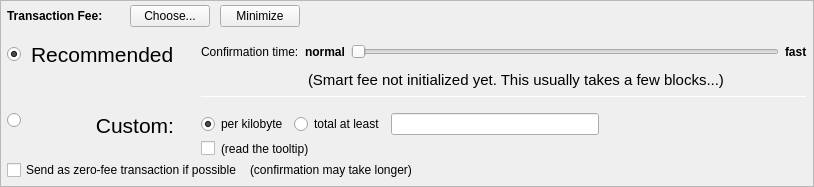
         <widget class="QFrame" name="frameFee">
          <property name="sizePolicy">
           <sizepolicy hsizetype="Expanding" vsizetype="Expanding">
            <horstretch>0</horstretch>
            <verstretch>0</verstretch>
           </sizepolicy>
          </property>
          <property name="maximumSize">
           <size>
            <width>16777215</width>
            <height>16777215</height>
           </size>
          </property>
          <property name="frameShape">
           <enum>QFrame::StyledPanel</enum>
          </property>
          <property name="frameShadow">
           <enum>QFrame::Sunken</enum>
          </property>
          <layout class="QVBoxLayout" name="verticalLayoutFee1">
           <property name="spacing">
            <number>0</number>
           </property>
           <property name="leftMargin">
            <number>0</number>
           </property>
           <property name="topMargin">
            <number>0</number>
           </property>
           <property name="rightMargin">
            <number>0</number>
           </property>
           <property name="bottomMargin">
            <number>0</number>
           </property>
           <item>
            <layout class="QVBoxLayout" name="verticalLayoutFee2" stretch="0,0,0">
             <property name="spacing">
              <number>0</number>
             </property>
             <property name="leftMargin">
              <number>6</number>
             </property>
             <property name="topMargin">
              <number>0</number>
             </property>
             <property name="rightMargin">
              <number>6</number>
             </property>
             <item>
              <layout class="QHBoxLayout" name="horizontalLayoutFee1">
               <property name="bottomMargin">
                <number>0</number>
               </property>
               <item>
                <layout class="QVBoxLayout" name="verticalLayoutFee7">
                 <property name="spacing">
                  <number>0</number>
                 </property>
                 <item>
                  <spacer name="verticalSpacerSmartFee">
                   <property name="orientation">
                    <enum>Qt::Vertical</enum>
                   </property>
                   <property name="sizeType">
                    <enum>QSizePolicy::Fixed</enum>
                   </property>
                   <property name="sizeHint" stdset="0">
                    <size>
                     <width>1</width>
                     <height>4</height>
                    </size>
                   </property>
                  </spacer>
                 </item>
                 <item>
                  <layout class="QHBoxLayout" name="horizontalLayoutSmartFee">
                   <property name="spacing">
                    <number>10</number>
                   </property>
                   <item>
                    <widget class="QLabel" name="labelFeeHeadline">
                     <property name="sizePolicy">
                      <sizepolicy hsizetype="Preferred" vsizetype="Maximum">
                       <horstretch>0</horstretch>
                       <verstretch>0</verstretch>
                      </sizepolicy>
                     </property>
                     <property name="font">
                      <font>
                       <weight>75</weight>
                       <bold>true</bold>
                      </font>
                     </property>
                     <property name="styleSheet">
                      <string notr="true">font-weight:bold;</string>
                     </property>
                     <property name="text">
                      <string>Transaction Fee:</string>
                     </property>
                    </widget>
                   </item>
                   <item>
                    <widget class="QLabel" name="labelFeeMinimized">
                     <property name="text">
                      <string/>
                     </property>
                    </widget>
                   </item>
                   <item>
                    <widget class="QPushButton" name="buttonChooseFee">
                     <property name="text">
                      <string>Choose...</string>
                     </property>
                    </widget>
                   </item>
                   <item>
                    <widget class="QPushButton" name="buttonMinimizeFee">
                     <property name="toolTip">
                      <string>collapse fee-settings</string>
                     </property>
                     <property name="text">
                      <string>Minimize</string>
                     </property>
                    </widget>
                   </item>
                  </layout>
                 </item>
                 <item>
                  <spacer name="verticalSpacer_5">
                   <property name="orientation">
                    <enum>Qt::Vertical</enum>
                   </property>
                   <property name="sizeHint" stdset="0">
                    <size>
                     <width>1</width>
                     <height>1</height>
                    </size>
                   </property>
                  </spacer>
                 </item>
                </layout>
               </item>
               <item>
                <spacer name="horizontalSpacer_4">
                 <property name="orientation">
                  <enum>Qt::Horizontal</enum>
                 </property>
                 <property name="sizeHint" stdset="0">
                  <size>
                   <width>40</width>
                   <height>20</height>
                  </size>
                 </property>
                </spacer>
               </item>
              </layout>
             </item>
             <item>
              <widget class="QFrame" name="frameFeeSelection">
               <layout class="QVBoxLayout" name="verticalLayoutFee12">
                <property name="spacing">
                 <number>0</number>
                </property>
                <property name="leftMargin">
                 <number>0</number>
                </property>
                <property name="topMargin">
                 <number>0</number>
                </property>
                <property name="rightMargin">
                 <number>0</number>
                </property>
                <property name="bottomMargin">
                 <number>0</number>
                </property>
                <item>
                 <layout class="QGridLayout" name="gridLayoutFee">
                  <property name="topMargin">
                   <number>10</number>
                  </property>
                  <property name="bottomMargin">
                   <number>4</number>
                  </property>
                  <property name="horizontalSpacing">
                   <number>10</number>
                  </property>
                  <property name="verticalSpacing">
                   <number>4</number>
                  </property>
                  <item row="2" column="0">
                   <layout class="QVBoxLayout" name="verticalLayoutFee4" stretch="0">
                    <item>
                     <spacer name="verticalSpacer_2">
                      <property name="orientation">
                       <enum>Qt::Vertical</enum>
                      </property>
                      <property name="sizeHint" stdset="0">
                       <size>
                        <width>1</width>
                        <height>1</height>
                       </size>
                      </property>
                     </spacer>
                    </item>
                   </layout>
                  </item>
                  <item row="3" column="0">
                   <layout class="QVBoxLayout" name="verticalLayoutFee9" stretch="0,1">
                    <item>
                     <widget class="QRadioButton" name="radioCustomFee">
                      <property name="text">
                       <string/>
                      </property>
                      <attribute name="buttonGroup">
                       <string notr="true">groupFee</string>
                      </attribute>
                     </widget>
                    </item>
                    <item>
                     <spacer name="verticalSpacer_6">
                      <property name="orientation">
                       <enum>Qt::Vertical</enum>
                      </property>
                      <property name="sizeHint" stdset="0">
                       <size>
                        <width>1</width>
                        <height>1</height>
                       </size>
                      </property>
                     </spacer>
                    </item>
                   </layout>
                  </item>
                  <item row="3" column="1">
                   <widget class="QLabel" name="labelCustomFee">
                    <property name="font">
                     <font>
                      <pointsize>16</pointsize>
                     </font>
                    </property>
                    <property name="text">
                     <string>Custom:</string>
                    </property>
                    <property name="alignment">
                     <set>Qt::AlignRight|Qt::AlignTop|Qt::AlignTrailing</set>
                    </property>
                   </widget>
                  </item>
                  <item row="3" column="4">
                   <layout class="QVBoxLayout" name="verticalLayoutFee8">
                    <property name="spacing">
                     <number>6</number>
                    </property>
                    <item>
                     <layout class="QHBoxLayout" name="horizontalLayoutFee13">
                      <item>
                       <widget class="QRadioButton" name="radioCustomPerKilobyte">
                        <property name="toolTip">
                         <string>If the custom fee is set to 1000 uBLVs and the transaction is only 250 bytes, then &quot;per kilobyte&quot; only pays 250 uBLVs in fee,&lt;br /&gt;while &quot;at least&quot; pays 1000 uBLVs. For transactions bigger than a kilobyte both pay by kilobyte.</string>
                        </property>
                        <property name="text">
                         <string>per kilobyte</string>
                        </property>
                        <property name="checked">
                         <bool>true</bool>
                        </property>
                        <attribute name="buttonGroup">
                         <string notr="true">groupCustomFee</string>
                        </attribute>
                       </widget>
                      </item>
                      <item>
                       <widget class="QRadioButton" name="radioCustomAtLeast">
                        <property name="toolTip">
                         <string>If the custom fee is set to 1000 uBLVs and the transaction is only 250 bytes, then &quot;per kilobyte&quot; only pays 250 uBLVs in fee,&lt;br /&gt;while &quot;total at least&quot; pays 1000 uBLVs. For transactions bigger than a kilobyte both pay by kilobyte.</string>
                        </property>
                        <property name="text">
                         <string>total at least</string>
                        </property>
                        <attribute name="buttonGroup">
                         <string notr="true">groupCustomFee</string>
                        </attribute>
                       </widget>
                      </item>
                      <item>
                       <widget class="BitcoinAmountField" name="customFee"/>
                      </item>
                      <item>
                       <spacer name="horizontalSpacer_6">
                        <property name="orientation">
                         <enum>Qt::Horizontal</enum>
                        </property>
                        <property name="sizeHint" stdset="0">
                         <size>
                          <width>1</width>
                          <height>1</height>
                         </size>
                        </property>
                       </spacer>
                      </item>
                     </layout>
                    </item>
                    <item>
                     <layout class="QHBoxLayout" name="horizontalLayoutFee8">
                      <item>
                       <widget class="QCheckBox" name="checkBoxMinimumFee">
                        <property name="toolTip">
                         <string>Paying only the minimum fee is just fine as long as there is less transaction volume than space in the blocks.&lt;br /&gt;But be aware that this can end up in a never confirming transaction once there is more demand for BitcoinLove transactions than the network can process.</string>
                        </property>
                        <property name="text">
                         <string/>
                        </property>
                       </widget>
                      </item>
                      <item>
                       <widget class="QLabel" name="labelMinFeeWarning">
                        <property name="enabled">
                         <bool>true</bool>
                        </property>
                        <property name="toolTip">
                         <string>Paying only the minimum fee is just fine as long as there is less transaction volume than space in the blocks.&lt;br /&gt;But be aware that this can end up in a never confirming transaction once there is more demand for BitcoinLove transactions than the network can process.</string>
                        </property>
                        <property name="text">
                         <string>(read the tooltip)</string>
                        </property>
                        <property name="margin">
                         <number>5</number>
                        </property>
                       </widget>
                      </item>
                      <item>
                       <spacer name="horizontalSpacer_2">
                        <property name="orientation">
                         <enum>Qt::Horizontal</enum>
                        </property>
                        <property name="sizeHint" stdset="0">
                         <size>
                          <width>1</width>
                          <height>1</height>
                         </size>
                        </property>
                       </spacer>
                      </item>
                     </layout>
                    </item>
                   </layout>
                  </item>
                  <item row="1" column="1">
                   <widget class="QLabel" name="labelSmartFee_2">
                    <property name="font">
                     <font>
                      <pointsize>16</pointsize>
                     </font>
                    </property>
                    <property name="text">
                     <string>Recommended</string>
                    </property>
                   </widget>
                  </item>
                  <item row="0" column="4" rowspan="3">
                   <layout class="QVBoxLayout" name="verticalLayoutFee3" stretch="0,0,0,0,1,0">
                    <property name="spacing">
                     <number>6</number>
                    </property>
                    <property name="topMargin">
                     <number>2</number>
                    </property>
                    <property name="bottomMargin">
                     <number>0</number>
                    </property>
                    <item>
                     <layout class="QHBoxLayout" name="horizontalLayoutFee9">
                      <item>
                       <widget class="QLabel" name="labelSmartFee3">
                        <property name="text">
                         <string>Confirmation time:</string>
                        </property>
                        <property name="margin">
                         <number>2</number>
                        </property>
                       </widget>
                      </item>
                      <item>
                       <widget class="QLabel" name="labelSmartFeeNormal">
                        <property name="font">
                         <font>
                          <weight>75</weight>
                          <bold>true</bold>
                         </font>
                        </property>
                        <property name="text">
                         <string>normal</string>
                        </property>
                        <property name="margin">
                         <number>2</number>
                        </property>
                       </widget>
                      </item>
                      <item>
                       <widget class="QSlider" name="sliderSmartFee">
                        <property name="minimumSize">
                         <size>
                          <width>0</width>
                          <height>24</height>
                         </size>
                        </property>
                        <property name="minimum">
                         <number>0</number>
                        </property>
                        <property name="maximum">
                         <number>24</number>
                        </property>
                        <property name="pageStep">
                         <number>1</number>
                        </property>
                        <property name="value">
                         <number>0</number>
                        </property>
                        <property name="orientation">
                         <enum>Qt::Horizontal</enum>
                        </property>
                        <property name="invertedAppearance">
                         <bool>false</bool>
                        </property>
                        <property name="invertedControls">
                         <bool>false</bool>
                        </property>
                        <property name="tickPosition">
                         <enum>QSlider::NoTicks</enum>
                        </property>
                       </widget>
                      </item>
                      <item>
                       <widget class="QLabel" name="labelSmartFeeFast">
                        <property name="font">
                         <font>
                          <weight>75</weight>
                          <bold>true</bold>
                         </font>
                        </property>
                        <property name="text">
                         <string>fast</string>
                        </property>
                       </widget>
                      </item>
                     </layout>
                    </item>
                    <item>
                     <layout class="QHBoxLayout" name="horizontalLayout_recommended_texts">
                      <property name="spacing">
                       <number>0</number>
                      </property>
                      <item>
                       <spacer name="horizontalSpacer_8">
                        <property name="orientation">
                         <enum>Qt::Horizontal</enum>
                        </property>
                        <property name="sizeHint" stdset="0">
                         <size>
                          <width>100</width>
                          <height>20</height>
                         </size>
                        </property>
                       </spacer>
                      </item>
                      <item>
                       <widget class="QLabel" name="labelFeeEstimation">
                        <property name="text">
                         <string/>
                        </property>
                        <property name="margin">
                         <number>2</number>
                        </property>
                       </widget>
                      </item>
                      <item>
                       <widget class="QLabel" name="labelSmartFee2">
                        <property name="font">
                         <font>
                          <pointsize>11</pointsize>
                         </font>
                        </property>
                        <property name="text">
                         <string>(Smart fee not initialized yet. This usually takes a few blocks...)</string>
                        </property>
                        <property name="alignment">
                         <set>Qt::AlignLeading|Qt::AlignLeft|Qt::AlignVCenter</set>
                        </property>
                        <property name="wordWrap">
                         <bool>false</bool>
                        </property>
                        <property name="margin">
                         <number>2</number>
                        </property>
                        <property name="indent">
                         <number>-1</number>
                        </property>
                       </widget>
                      </item>
                      <item>
                       <spacer name="horizontalSpacer_3">
                        <property name="orientation">
                         <enum>Qt::Horizontal</enum>
                        </property>
                        <property name="sizeHint" stdset="0">
                         <size>
                          <width>40</width>
                          <height>20</height>
                         </size>
                        </property>
                       </spacer>
                      </item>
                     </layout>
                    </item>
                    <item>
                     <widget class="Line" name="line_2">
                      <property name="minimumSize">
                       <size>
                        <width>0</width>
                        <height>1</height>
                       </size>
                      </property>
                      <property name="maximumSize">
                       <size>
                        <width>16777215</width>
                        <height>1</height>
                       </size>
                      </property>
                      <property name="orientation">
                       <enum>Qt::Horizontal</enum>
                      </property>
                     </widget>
                    </item>
                    <item>
                     <layout class="QHBoxLayout" name="horizontalLayoutFee12">
                      <item>
                       <spacer name="horizontalSpacer_5">
                        <property name="orientation">
                         <enum>Qt::Horizontal</enum>
                        </property>
                        <property name="sizeHint" stdset="0">
                         <size>
                          <width>1</width>
                          <height>1</height>
                         </size>
                        </property>
                       </spacer>
                      </item>
                     </layout>
                    </item>
                    <item>
                     <spacer name="verticalSpacer_4">
                      <property name="orientation">
                       <enum>Qt::Vertical</enum>
                      </property>
                      <property name="sizeHint" stdset="0">
                       <size>
                        <width>1</width>
                        <height>1</height>
                       </size>
                      </property>
                     </spacer>
                    </item>
                    <item>
                     <spacer name="verticalSpacer_3">
                      <property name="orientation">
                       <enum>Qt::Vertical</enum>
                      </property>
                      <property name="sizeHint" stdset="0">
                       <size>
                        <width>20</width>
                        <height>10</height>
                       </size>
                      </property>
                     </spacer>
                    </item>
                   </layout>
                  </item>
                  <item row="1" column="2">
                   <widget class="QLabel" name="labelSmartFee">
                    <property name="text">
                     <string/>
                    </property>
                    <property name="margin">
                     <number>2</number>
                    </property>
                   </widget>
                  </item>
                  <item row="1" column="0">
                   <widget class="QRadioButton" name="radioSmartFee">
                    <property name="text">
                     <string/>
                    </property>
                    <property name="checked">
                     <bool>true</bool>
                    </property>
                    <attribute name="buttonGroup">
                     <string notr="true">groupFee</string>
                    </attribute>
                   </widget>
                  </item>
                 </layout>
                </item>
                <item>
                 <layout class="QHBoxLayout" name="horizontalLayoutFee5" stretch="0,0,0">
                  <property name="spacing">
                   <number>8</number>
                  </property>
                  <property name="bottomMargin">
                   <number>4</number>
                  </property>
                  <item>
                   <widget class="QCheckBox" name="checkBoxFreeTx">
                    <property name="text">
                     <string>Send as zero-fee transaction if possible</string>
                    </property>
                   </widget>
                  </item>
                  <item>
                   <widget class="QLabel" name="labelFreeTx">
                    <property name="text">
                     <string>(confirmation may take longer)</string>
                    </property>
                    <property name="margin">
                     <number>5</number>
                    </property>
                   </widget>
                  </item>
                  <item>
                   <spacer name="horizontalSpacerFee5">
                    <property name="orientation">
                     <enum>Qt::Horizontal</enum>
                    </property>
                    <property name="sizeHint" stdset="0">
                     <size>
                      <width>1</width>
                      <height>1</height>
                     </size>
                    </property>
                   </spacer>
                  </item>
                 </layout>
                </item>
                <item>
                 <spacer name="verticalSpacerFee2">
                  <property name="orientation">
                   <enum>Qt::Vertical</enum>
                  </property>
                  <property name="sizeHint" stdset="0">
                   <size>
                    <width>1</width>
                    <height>1</height>
                   </size>
                  </property>
                 </spacer>
                </item>
               </layout>
              </widget>
             </item>
             <item>
              <spacer name="verticalSpacerFee">
               <property name="orientation">
                <enum>Qt::Vertical</enum>
               </property>
               <property name="sizeHint" stdset="0">
                <size>
                 <width>800</width>
                 <height>1</height>
                </size>
               </property>
              </spacer>
             </item>
            </layout>
           </item>
          </layout>
         </widget>
